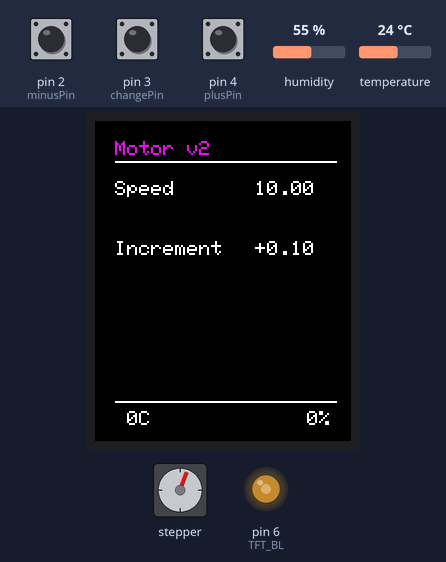
The program below on a simulated Arduino Nano, built with avr-gcc and run on an emulated ATmega328P. Shown: 128×160 colour display, stepper motor, output pins drawn as LEDs (lit = HIGH). The inputs (shaded band) are chosen by the test bench; at power-on: pin 2 (minusPin) HIGH, pin 3 (changePin) HIGH, pin 4 (plusPin) HIGH, humidity 55 %, temperature 24 °C. Stepper angles assume 200 steps per turn.

Above: at 1.3 s.
1.4 s: pin 2 (minusPin) pulled LOW for 0.15 s
At 1.51 s:
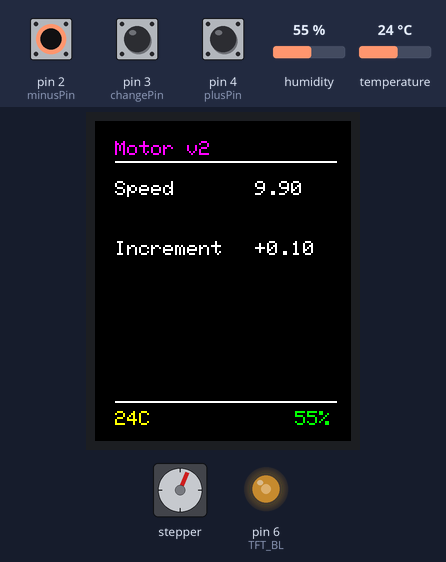
2.1 s: pin 3 (changePin) pulled LOW for 0.15 s
At 2.71 s:
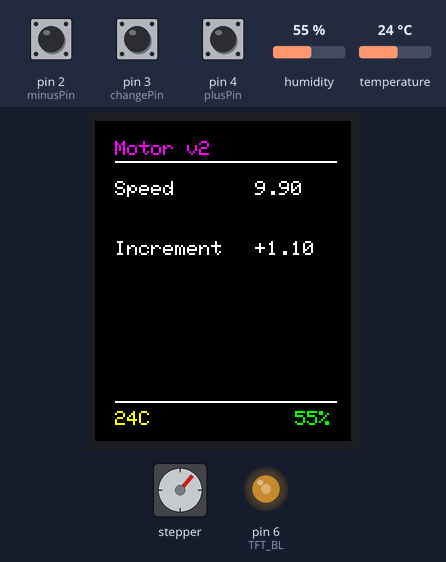
2.8 s: pin 4 (plusPin) pulled LOW for 3.2 s
At 6.41 s:
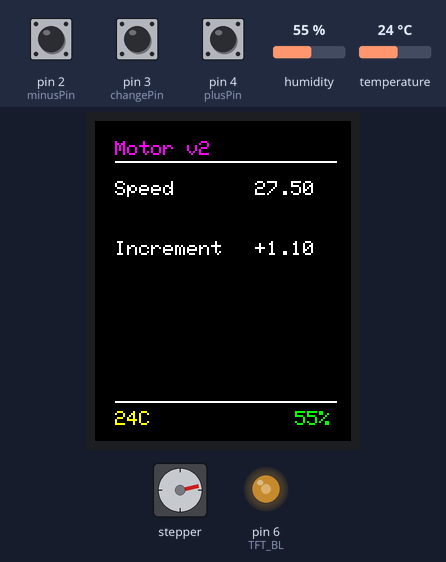
6.6 s: pin 4 (plusPin) pulled LOW for 0.15 s
At 7.07 s:
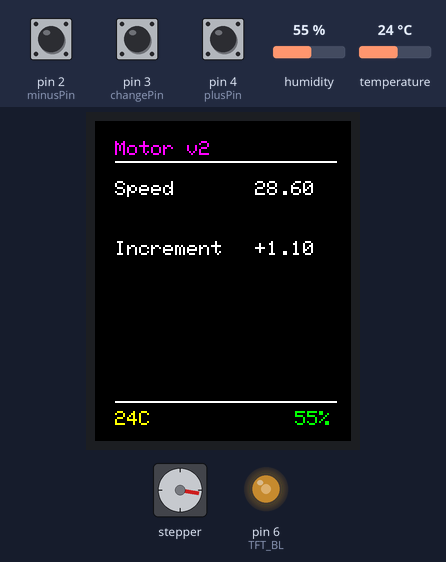
7.3 s: pin 3 (changePin) pulled LOW for 0.15 s
At 7.61 s:
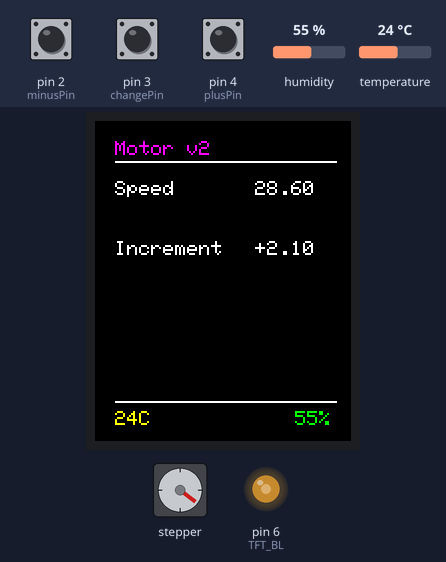
8.0 s: pin 2 (minusPin) pulled LOW for 1 s
At 8.11 s:
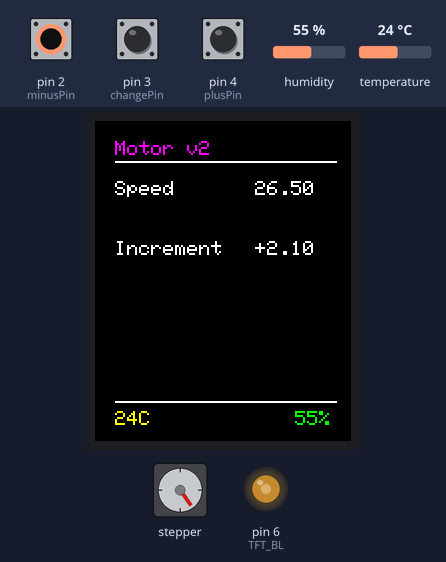
Timing chart, 0 to 12.6 s (numbered marks = the images above; inputs shaded):
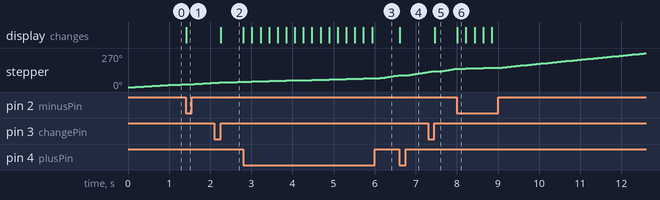

Measured:
- after the input at 1.4 s, the display: changes at once (image 1)
- after the input at 2.1 s, the display: changes after 0.16 s (image 2)
- after the input at 2.8 s, the display: first changes at once (image 3 shows a later state)
- after the input at 6.6 s, the display: changes at once (image 4)
- after the input at 7.3 s, the display: changes after 0.16 s (image 5)
- after the input at 8.0 s, the display: changes at once (image 6)

The program:

main.cpp
```cpp
#include <Arduino.h>
#include <AccelStepper.h>
#include <SPI.h>
#include <Adafruit_GFX.h>
#include <Adafruit_ST7735.h>
#include <DHT.h>

void setTFT();
void updateTFT();
void handleButtons();

#define TFT_CS   7
#define TFT_DC   9
#define TFT_RST  8
#define TFT_BL   6

Adafruit_ST7735 tft = Adafruit_ST7735(TFT_CS, TFT_DC, TFT_RST);

#define STEP_PIN 10
#define DIR_PIN 12
float speedMultiplier = 0.1;
float Speed = 10;

AccelStepper stepper(AccelStepper::DRIVER, STEP_PIN, DIR_PIN);

#define DHTPIN 5
#define DHTTYPE DHT22
float airTemp;
float airHum;

DHT dht(DHTPIN, DHTTYPE);

const int plusPin = 4;
const int changePin = 3;
const int minusPin = 2;

const float changeSize = 0.1;

bool changeWasPressed = false;
unsigned long changePressStart = 0;
const unsigned long longPressTime = 800; // ms

void setup() {
  // Button stuff
  pinMode(plusPin, INPUT_PULLUP);
  pinMode(changePin, INPUT_PULLUP);
  pinMode(minusPin, INPUT_PULLUP);

  // DHT stuff

  dht.begin();
  // TFT stuff
  setTFT();

  // Stepper stuff
  stepper.setMaxSpeed(7000);
  stepper.setSpeed(Speed);
}

void loop() {
  stepper.runSpeed();
  handleButtons();
}

void setTFT(){
  tft.initR(INITR_BLACKTAB);
  tft.fillScreen(ST77XX_BLACK);
  tft.setTextWrap(false);

  // ---- Title ----
  tft.setCursor(10, 10);
  tft.setTextColor(ST77XX_MAGENTA);
  tft.setTextSize(1);
  tft.print("Motor v2");

  tft.drawLine(10, 20, 120, 20, ST77XX_WHITE);
  tft.setTextColor(ST77XX_WHITE);


  // ---- Speed ----
  tft.setTextSize(1);
  tft.setCursor(10, 30);
  tft.print("Speed");

  tft.setCursor(80, 30);
  tft.print(String(Speed));


  // ---- Multiplier ----
  tft.setTextSize(1);
  tft.setCursor(10, 60);
  tft.print("Increment");

  tft.setCursor(80, 60);
  tft.print( "+" +String(speedMultiplier));

  // ---- Line ----

  tft.drawLine(10, 140, 120, 140, ST77XX_WHITE);

  // ---- Temperature ----
  tft.setTextSize(1);
  tft.setCursor(10, 145);
  tft.print(String(airTemp, 0) + "C");


  // ---- Humidity ----
  tft.setTextSize(1);
  tft.setCursor(100, 145);
  tft.print(String(airHum, 0) + "%");

  pinMode(TFT_BL, OUTPUT);
  analogWrite(TFT_BL, 128); // ~50% brightness
}

void updateTFT(){

  // ---- Temperature value ----
  if (airTemp >= 0 && airTemp <= 20) {
    tft.setTextColor(ST77XX_GREEN, ST77XX_BLACK);
  } else if ((airTemp >= -10 && airTemp < 0) || (airTemp > 20 && airTemp <= 30)) {
    tft.setTextColor(ST77XX_YELLOW, ST77XX_BLACK);
  } else {
    tft.setTextColor(ST77XX_RED, ST77XX_BLACK);
  }

  tft.setTextSize(1);
  tft.setCursor(10, 145);
  tft.print(String(airTemp, 0) + "C  ");

  // ---- Humidity value ----
  if (airHum <= 60) {
    tft.setTextColor(ST77XX_GREEN, ST77XX_BLACK);
  } else if (airHum <= 70) {
    tft.setTextColor(ST77XX_YELLOW, ST77XX_BLACK);
  } else {
    tft.setTextColor(ST77XX_RED, ST77XX_BLACK);
  }

  tft.setTextSize(1);
  tft.setCursor(100, 145);
  tft.print(String(airHum, 0) + "%  ");

  // ---- Speed value ----
  tft.setTextColor(ST77XX_WHITE, ST77XX_BLACK);
  tft.setCursor(80, 30);
  tft.print(String(Speed) + "  ");

  // ---- Multiplier value ----
  tft.setTextColor(ST77XX_WHITE, ST77XX_BLACK);
  tft.setCursor(80, 60);
  tft.print( "+" + String(speedMultiplier) + "  ");
}

void handleButtons() {
  if (digitalRead(plusPin) == LOW) {
    Speed += speedMultiplier;

    airTemp = dht.readTemperature();
    airHum = dht.readHumidity();

    updateTFT();
    delay(200); // Debounce delay
  }
  if (digitalRead(minusPin) == LOW) {
    Speed -= speedMultiplier;

    airTemp = dht.readTemperature();
    airHum = dht.readHumidity();

    updateTFT();
    delay(200); // Debounce delay

  }


  bool changePressed = (digitalRead(changePin) == LOW);

  if (changePressed && !changeWasPressed) {
    changeWasPressed = true;
    changePressStart = millis();
  }

  if (!changePressed && changeWasPressed) {
    changeWasPressed = false;
    unsigned long pressDuration = millis() - changePressStart;

    if (pressDuration >= longPressTime) {
      airTemp = dht.readTemperature();
      airHum = dht.readHumidity();
    } else {
      if (speedMultiplier < 10) {
        speedMultiplier += 1;
      } else if (speedMultiplier >= 10 && speedMultiplier < 100) {
        speedMultiplier = 100;
      } else {
        speedMultiplier = 0.1;
      }

    }
    updateTFT();
    delay(200); // Debounce delay
  }
  stepper.setSpeed(Speed);
}
```
